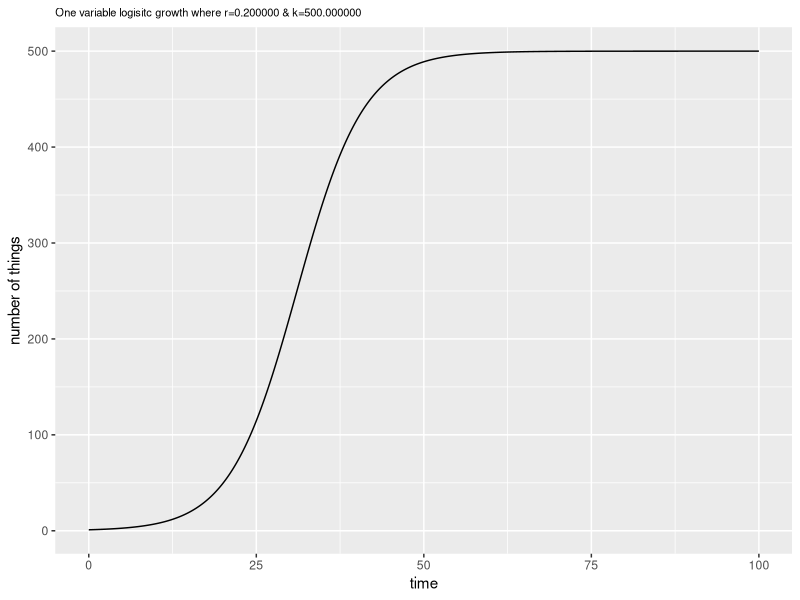

The R source for this figure:
#The point of this file is to get logistic growth implemented
#as well as get a real ODE solver up and running (deSolve)

#install.packages("deSolve")
#install.packages("ggplot2")
#install.packages("reshape2")

ptm <- proc.time() #timing

library("deSolve") #ode solver
library("ggplot2") #good data vis.
library("reshape2") #data.frame reshaping

ONE_VAR <- TRUE
TWO_VAR <- FALSE
MULTI_VAR <- FALSE

cbbPalette <- c("#000000", "#E69F00", "#56B4E9",
                "#009E73", "#F0E442", "#0072B2",
                "#D55E00", "#CC79A7") #colorblind friendly colors

#setwd("~/Desktop/CobeyLab/bcell_id_pop_model/Code/basic_implementations")

if (ONE_VAR == TRUE) {
  r <- 0.2
  k <- 500
  N <- 1
  
  simple_model_params <- c(r = r, k = k)
  simple_state_val <- c(N = N)
  time <- seq(0,100,0.1)
  
  simple_log_growth <- function(t, state, params) {
    with(as.list(c(state, params)),{
      dN <- r*N*(1-(N/k))
      list(c(dN))
    })
  }
  
  out <- ode(y = simple_state_val, times = time, func = simple_log_growth, parms = simple_model_params)
  
  header <- sprintf("One variable logisitc growth where r=%f & k=%f",r,k)
  plot <- qplot(out[,'time'],out[,'N'], xlab='time',ylab='number of things', geom='line',
        main = header)
  plot <- plot + theme(plot.title = element_text(size=8))
  print(plot)
}

if (TWO_VAR == TRUE) {
  rs <- c(.1,.2)
  ks <- c(100,100)
  as <- c(0.1,0.2)
  Ns <- c(1,1)
  time <- seq(0,100,0.01)
  
  tv_params <- c(r1=rs[1],r2=rs[2],k1=ks[1],k2=ks[2],a12=as[1],a21=as[2])
  tv_state <- c(N1=Ns[1],N2=Ns[2])
  
  tv_log_compete <- function(time,state,params) {
    with(as.list(c(state, params)),{
      dN1 <- r1*N1*(1-((N1+a12*N2)/k1))
      dN2 <- r2*N2*(1-((N2+a21*N1)/k2))
      list(c(dN1,dN2))
    })
  }
  out <- ode(y=tv_state, times=time, func=tv_log_compete, parms=tv_params)
  
  df <- as.data.frame(out)
  m_df <- melt(df, id=c('time'))
  
  p <- ggplot(m_df, aes(x = time, y = value, color = variable))
  plot <- p + geom_line() + ylab("y") + ggtitle('Two Var. Growth w/ Comp.')
  plot <- plot + scale_color_manual(values=cbbPalette)
  print(plot)
}

if (MULTI_VAR == TRUE) {
  #to increase number of populations, only change params and states
  NUM_VAR = 8
  rs <- c(.11,.12,.13,.14,.15,.16,.17,.18) #r_i's
  ks <- c(100,100,100,100,100,100,100,100) #k_i's
  as <- as.matrix(read.csv("comp_matrix.csv", header=FALSE)) #imports matrix of alpha_ij's
  Ns <- c(1,1,1,1,1,1,1,1) #initial states
  time <- seq(0,100,0.01) #time vector length and granularity
  
  params <- data.frame(rs,ks,as) #each row contains set of params for ODE
  states <- Ns
  
  multivar_log_comp <- function(time,state,params) {
    odes <- rep(NA,NUM_VAR)
    for (i in 1:NUM_VAR) {
      comp_sum <- 0
      for (j in 1:NUM_VAR) { #this is actually faster than an inner product
        comp_sum <- comp_sum + params[i,2+j]*state[j] #because of class forcing
      }
      Ni <- params[i,1]*state[i]*(1-(comp_sum/params[i,2]))
      odes[i] <- Ni
    }
    return(list(odes))
  }
  
  out <- ode(y=states, times=time, func=multivar_log_comp, parms=params)
  
  df <- as.data.frame(out)
  m_df <- melt(df, id=c('time')) #turns ode output into melted data.frame
  
  p <- ggplot(m_df, aes(x = time, y = value, color = variable)) #basic plot
  plot <- p + geom_line() + ylab("y") + ggtitle('Eight Var. Growth w/ Comp.') #labels
  plot <- plot + scale_color_manual(values=cbbPalette) #better colors
  print(plot)
}

ptm2 <- proc.time()

print(ptm2 - ptm) #timing for efficiency
